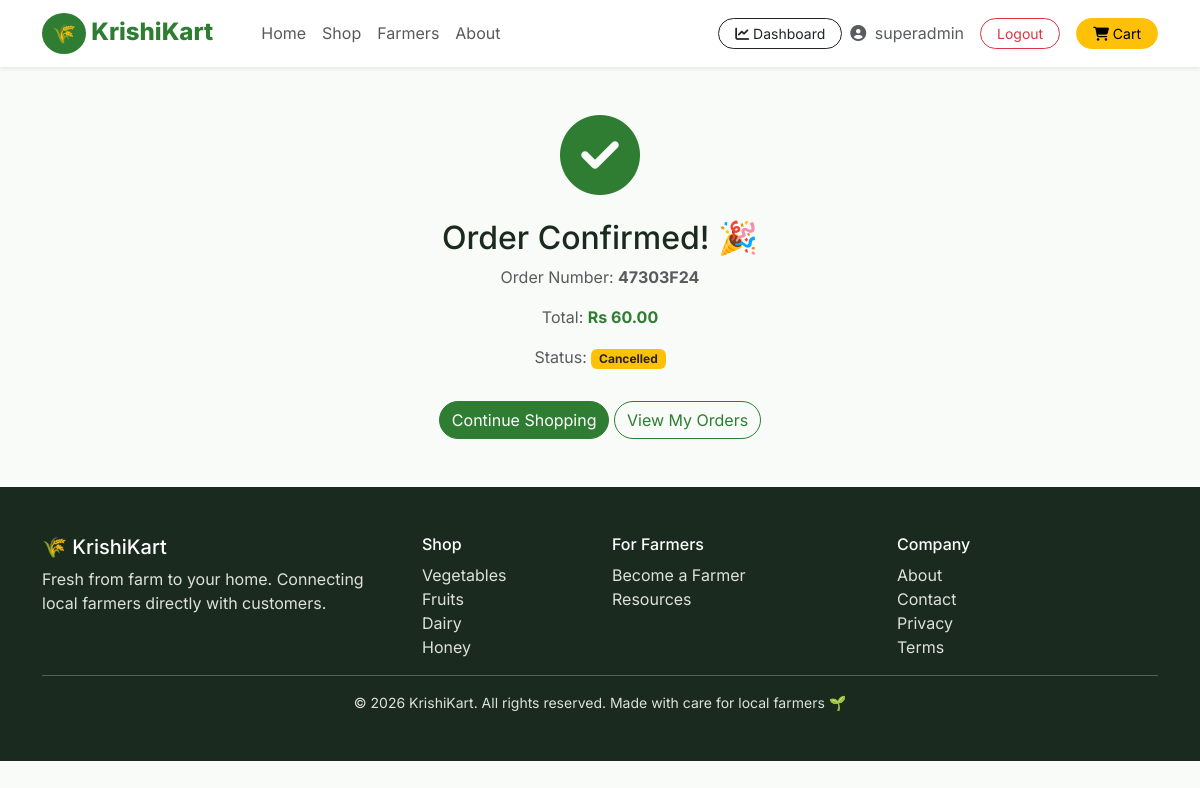
The page /order/success/47303F24/ (signed in) on the database its author committed.
### accounts/models.py (models this page shows, shortened)
class User(AbstractUser):
    phone = models.CharField(max_length=15, blank=True)
    address = models.TextField(blank=True)
    is_farmer = models.BooleanField(default=False)
    created_at = models.DateTimeField(auto_now_add=True)

### orders/models.py (models this page shows, shortened)
class Order(models.Model):
    STATUS_CHOICES = [
        ('pending', 'Pending'),
        ('paid', 'Paid'),
        ('shipped', 'Shipped'),
        ('delivered', 'Delivered'),
        ('cancelled', 'Cancelled'),
    ]
    user = models.ForeignKey(User, on_delete=models.CASCADE)
    order_number = models.CharField(max_length=50, unique=True)
    total_amount = models.DecimalField(max_digits=10, decimal_places=2)
    coupon_code = models.CharField(max_length=30, blank=True, null=True)
    discount_amount = models.DecimalField(max_digits=10, decimal_places=2, default=0)
    status = models.CharField(max_length=20, choices=STATUS_CHOICES, default='pending')
    payment_status = models.CharField(max_length=20, default='pending')
    payment_method = models.CharField(max_length=20, default='cod')
    shipping_address = models.TextField(blank=True)
    phone = models.CharField(max_length=15, blank=True)
    created_at = models.DateTimeField(auto_now_add=True)

### orders/views.py (the view)
# urls.py: path('order/success/<str:order_number>/', views.order_success, name='order_success'),
@login_required
def order_success(request, order_number):
    order = get_object_or_404(Order, order_number=order_number, user=request.user)
    return render(request, 'orders/order_success.html', {'order': order})

### orders/context_processors.py (called while the page is built)
def cart_context(request):
    if request.user.is_authenticated:
        cart, _ = Cart.objects.get_or_create(user=request.user)
        return {'nav_cart_count': cart.item_count}
    return {'nav_cart_count': 0}

### orders/models.py (called while the page is built)
    @property
    def item_count(self):
        return sum(item.quantity for item in self.items.all())

### templates/orders/order_success.html (shortened to what this page needs)
{% extends 'base.html' %}
{% block content %}
<div class="container my-5 text-center">
    <i class="fas fa-check-circle fa-5x text-success mb-4"></i>
    <h2>Order Confirmed! 🎉</h2>
    <p class="text-muted">Order Number: <strong>{{ order.order_number }}</strong></p>
    <p class="text-muted">Total: <strong class="text-success">Rs {{ order.total_amount }}</strong></p>
    <p class="text-muted">Status: <span class="badge bg-warning text-dark">{{ order.get_status_display }}</span></p>
    <a href="{% url 'product_list' %}" class="btn btn-success rounded-pill mt-3">Continue Shopping</a>
    <a href="{% url 'my_orders' %}" class="btn btn-outline-success rounded-pill mt-3">View My Orders</a>
</div>
{% endblock %}

### templates/base.html (shortened to what this page needs)
<!DOCTYPE html>
<html lang="en">
<head>
    <link href="https://cdn.jsdelivr.net/npm/bootstrap@5.3.0/dist/css/bootstrap.min.css" rel="stylesheet">
    <link rel="stylesheet" href="https://cdnjs.cloudflare.com/ajax/libs/font-awesome/6.4.0/css/all.min.css">
    {% load static %}
    <link rel="stylesheet" href="{% static 'css/style.css' %}">
</head>
<body>
    <nav class="navbar navbar-expand-lg navbar-light bg-white shadow-sm sticky-top">
        <div class="container">
            <a class="navbar-brand" href="{% url 'home' %}">
                <span class="brand-icon">🌾</span> KrishiKart
            </a>
            <div class="collapse navbar-collapse" id="navbarNav">
                <ul class="navbar-nav me-auto ms-4">
                    <li class="nav-item"><a class="nav-link" href="{% url 'home' %}">Home</a></li>
                    <li class="nav-item"><a class="nav-link" href="{% url 'product_list' %}">Shop</a></li>
                    <li class="nav-item"><a class="nav-link" href="#">Farmers</a></li>
                    <li class="nav-item"><a class="nav-link" href="#">About</a></li>
                </ul>
                <div class="d-flex align-items-center">
                    {% if user.is_authenticated %}
                        {% if user.is_staff %}
                        <a href="{% url 'dashboard_home' %}" class="btn btn-outline-dark btn-sm rounded-pill px-3 me-2">
                            <i class="fas fa-chart-line"></i> Dashboard
                        </a>
                        {% endif %}
                        <span class="me-3 text-muted"><i class="fas fa-user-circle me-1"></i> {{ user.username }}</span>
                        <button type="button" class="btn btn-outline-danger btn-sm rounded-pill px-3 me-2" data-bs-toggle="modal" data-bs-target="#logoutModal">
                           Logout
                        </button>
                    {% else %}
                        <a href="{% url 'login' %}" class="btn btn-success btn-sm rounded-pill px-3 me-2">Sign In</a>
                        <a href="{% url 'register' %}" class="btn btn-outline-success btn-sm rounded-pill px-3">Sign Up</a>
                    {% endif %}
                    <a href="{% url 'view_cart' %}" class="btn btn-warning btn-sm rounded-pill px-3 ms-2 position-relative">
                        <i class="fas fa-shopping-cart"></i> Cart
                    </a>
                </div>
            </div>
        </div>
    </nav>
    {% block content %}{% endblock %}
    <footer class="footer bg-dark text-white py-5 mt-5">
        <div class="container">
            <div class="row">
                <div class="col-md-4">
                    <h5>🌾 KrishiKart</h5>
                    <p class="text-muted">Fresh from farm to your home. Connecting local farmers directly with customers.</p>
                </div>
                <div class="col-md-2">
                    <h6>Shop</h6>
                    <a href="{% url 'product_list' %}" class="text-muted d-block">Vegetables</a>
                    <a href="{% url 'product_list' %}" class="text-muted d-block">Fruits</a>
                    <a href="{% url 'product_list' %}" class="text-muted d-block">Dairy</a>
                    <a href="{% url 'product_list' %}" class="text-muted d-block">Honey</a>
                </div>
                <div class="col-md-3">
                    <h6>For Farmers</h6>
                    <a href="{% url 'register' %}" class="text-muted d-block">Become a Farmer</a>
                    <a href="#" class="text-muted d-block">Resources</a>
                </div>
                <div class="col-md-3">
                    <h6>Company</h6>
                    <a href="#" class="text-muted d-block">About</a>
                    <a href="#" class="text-muted d-block">Contact</a>
                    <a href="#" class="text-muted d-block">Privacy</a>
                    <a href="#" class="text-muted d-block">Terms</a>
                </div>
            </div>
            <hr>
            <div class="text-center text-muted small">
                © 2026 KrishiKart. All rights reserved. Made with care for local farmers 🌱
            </div>
        </div>
    </footer>
</body>
</html>

### static/css/style.css (style rules this page uses)
:root { --primary-color: #2E7D32; --success-color: #2E7D32; --light-bg: #F5F7F0; --shadow: 0 4px 20px rgba(0,0,0,0.08); --shadow-hover: 0 8px 30px rgba(46, 125, 50, 0.15); }
* { margin: 0; padding: 0; box-sizing: border-box; }
body { font-family: 'Inter', sans-serif; background: #F9FBF8; color: #1B2A1E; }
.brand-icon { background: var(--primary-color); color: white; padding: 6px 10px; border-radius: 50%; display: inline-block; font-size: 1.2rem; }
.navbar-brand { font-weight: 800; font-size: 1.5rem; color: var(--primary-color) !important; }
.btn-success { background: var(--primary-color); border-color: var(--primary-color); }
.btn-outline-success { color: var(--primary-color); border-color: var(--primary-color); }
.footer { background: #1B2A1E !important; }
.footer a { text-decoration: none; transition: color 0.3s; }
.text-success { color: var(--primary-color) !important; }
.footer, .footer p, .footer h5, .footer h6 { color: #ffffff !important; }
.footer a.text-muted, .footer .text-muted { color: #dee0de !important; }

### rows shown on the page
User: username "superadmin"
Order: order_number "47303F24", total_amount "60.00", status "Cancelled"
